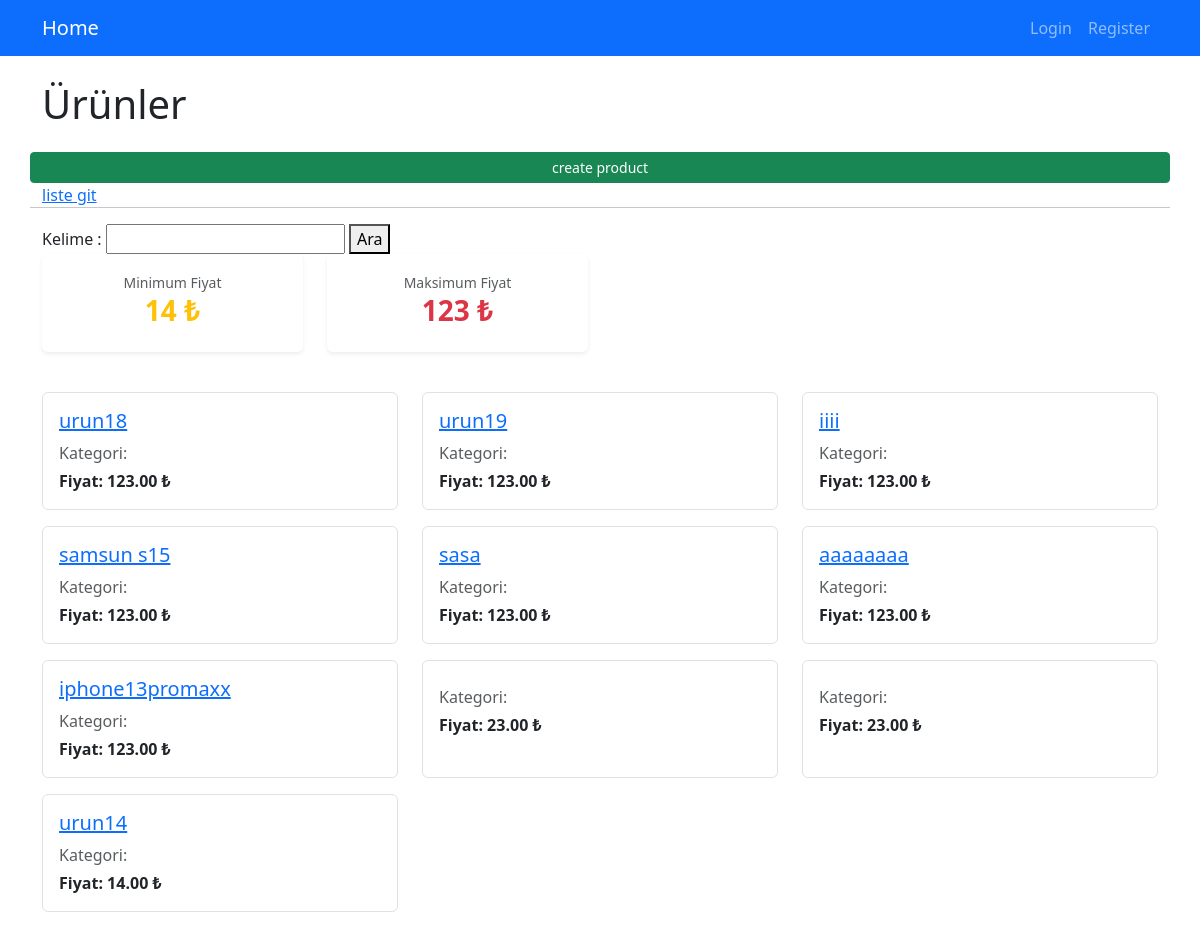
Screenshot of /products/ with the database file from the repository.
### myapp/models.py (models this page shows, shortened)
class Product(models.Model):
    name= models.CharField(max_length=50) # varchar max 50 sql karşılığı
    price = models.DecimalField( max_digits=8, decimal_places=2)
    description=models.CharField(max_length=200)
    image = models.FileField(upload_to="images/", blank=True, null=True)
    isActive= models.BooleanField(default=True)#NULL =>null=True DEĞER içeriz herhangi bir kayıt olmaz yani 0 yada 1 olarak gelmez, illa true false olmasına gerek yok
    """category=models.ForeignKey(Category, on_delete=models.CASCADE,null=True, related_name="products") # ilişki kurduk category ile burda , bir kategori silinirse ona bağlı ürünlerde silinsin istiyoruz on_delete=models.CASCADE ile , null=True bu alan boş geçilebilir demek..////Cascade yerine on_delete=models.SET_NULL da kullanılabilir bu durumda kategori silinirse ürün kalır ama kategorisi null olur null=true olması gerek ama dikkat bunu tanımlarsan, yada setdafult bi değer///"""
    supplier=models.ForeignKey(Supplier, on_delete=models.CASCADE, null=True,)
    categories=models.ManyToManyField(Category) #bir ürün birden fazla kategoriye ait olabilir bir kategoriye de birden fazla ürün ait olabilir many to many ilişki kurduk
    slug =models.SlugField(default="", null=False, db_index=True ,blank=True) #mig olucak bunun için name göre bi veri bulcaz /1 yerine products/telefonu bulcaz bunun sayesinde zaten otomatik oluşuyor sluga adminde görmemek için editable create aşamsında o kendi kendiine oluşcak zaten
    """
    def save(self, *args, **kwargs):
        # self.slug= self.name.replace(" ","-").lower() #  bu yapı yerine yada boşlukları silin türkçe akrakterleri ing yapn çeviren bir yapıyı kullancaz slugify bu yapida
        self.slug= slugify(self.name)
        super().save(*args, **kwargs)
    """

### myapp/views.py (the view)
# urls.py: path('',  views.index, name='products'),     # ikisindede index gelir
def index(request):
    products=Product.objects.all().order_by("-price") #fiyat a göre sıralama azalan yükseğden -düşüğe
    product_max=Product.objects.aggregate(Max("price"))
    product_min=Product.objects.aggregate(Min("price"))
    context={
        "products":products,
        "max_price":product_max,
        "min_price":product_min
    }
    return render(request,'index.html',context)

### templates/index.html (shortened to what this page needs)
{% extends "layout.html" %}
{% load static %}
{% block content %}
<div class="container mt-4">
    <h1 class="mb-4">Ürünler</h1>
    <div class="row mb-4">
        <a href="create"  class="btn btn-success btn-sm px-1"> create product</a>
        <a href="list">liste git</a>
        <hr>
        <form action="list" method="get">
            Kelime : <input type="text" name="q" >
            <button type="submit">Ara</button>
        </form>
        <div class="col-md-3 col-sm-6 mb-3">
            <div class="card shadow-sm border-0 text-center">
                <div class="card-body">
                    <small class="text-muted">Minimum Fiyat</small>
                    <h3 class="fw-bold text-warning">
                        {{ min_price.price__min }} ₺
                    </h3>
                </div>
            </div>
        </div>
        <div class="col-md-3 col-sm-6 mb-3">
            <div class="card shadow-sm border-0 text-center">
                <div class="card-body">
                    <small class="text-muted">Maksimum Fiyat</small>
                    <h3 class="fw-bold text-danger">
                        {{ max_price.price__max }} ₺
                    </h3>
                </div>
            </div>
        </div>
    </div>
    <div class="row">
        {% for product in products %}
            <div class="col-md-4 mb-3">
                <div class="product-item p-3 border rounded h-100">
                    <h5 class="product-title">
                        <a href="{% url 'product_details' slug=product.slug %}">
                            {{ product.name }}
                        </a>
                    </h5>
                    <p class="text-muted mb-1">
                        Kategori: {{ product.category }}
                    </p>
                    <p class="fw-bold mb-0">
                        Fiyat: {{ product.price }} ₺
                    </p>
                </div>
            </div>
        {% empty %}
            <div class="col">
                <p class="text-muted">Henüz ürün eklenmemiş.</p>
            </div>
        {% endfor %}
    </div>
</div>
{% endblock %}

### rows the page displays
Product: name "urun18", price "123.00"
Product: name "urun19", price "123.00"
Product: name "iiii", price "123.00"
Product: name "samsun s15", price "123.00"
Product: name "sasa", price "123.00"
Product: name "aaaaaaaa", price "123.00"
Product: name "iphone13promaxx", price "123.00"
Product: price "23.00"
Product: price "23.00"
Product: name "urun14", price "14.00"

### other values shown
{{ min_price.price__min }} "14"
{{ max_price.price__max }} "123"
